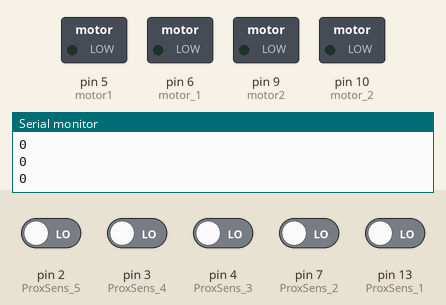
Simulated run of this sketch. Board: Arduino Uno, built with avr-gcc and run on an emulated ATmega328P. Shown: switched loads named in the sketch (green lamp = pin HIGH), the last lines printed to the serial monitor. The test bench sets the inputs (shaded band); at power-on: pin 2 (ProxSens_5), pin 3 (ProxSens_4), pin 4 (ProxSens_3), pin 7 (ProxSens_2), pin 13 (ProxSens_1) LOW.

Above: at 4.8 s.
4.9 s: pin 2 (ProxSens_5) driven HIGH and pin 3 (ProxSens_4) driven HIGH
At 8.0 s:
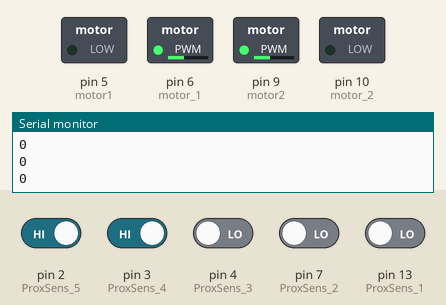
8.5 s: pin 13 (ProxSens_1) driven HIGH
At 11.8 s:
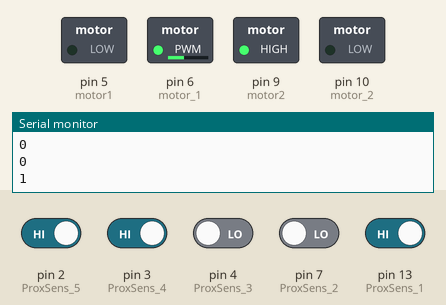
12.1 s: pin 7 (ProxSens_2) driven HIGH
At 14.6 s:
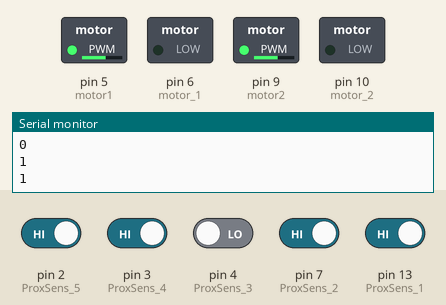
15.4 s: pin 3 (ProxSens_4) driven LOW
At 18.1 s:
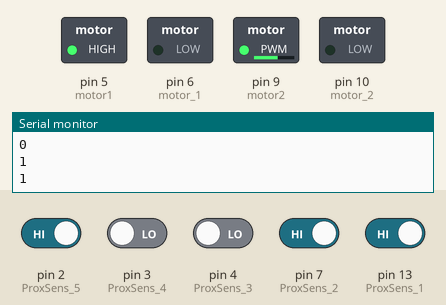
18.4 s: pin 2 (ProxSens_5) driven LOW
At 20.7 s:
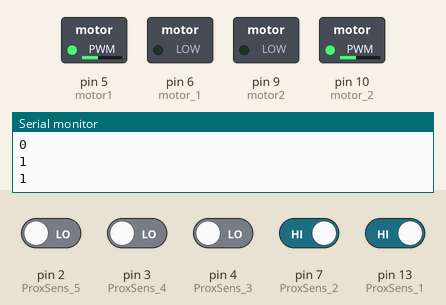
21.7 s: pin 2 (ProxSens_5) driven HIGH
At 24.8 s:
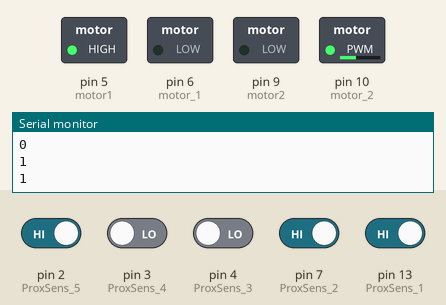
Timing chart, 0 to 26.3 s (numbered marks = the images above; inputs shaded):
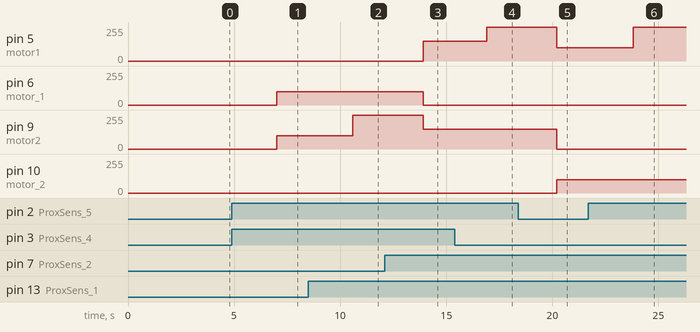

Measured:
- after the input at 4.9 s, pin 6 (motor_1), pin 9 (motor2): 0/255 → 100/255 after 2.1 s
- after the input at 8.5 s, pin 9 (motor2): 100/255 → 255/255 after 2.1 s
- after the input at 12.1 s, pin 5 (motor1): 0/255 → 150/255 after 1.8 s; pin 6 (motor_1): 100/255 → 0/255 after 1.8 s; pin 9 (motor2): 255/255 → 150/255 after 1.8 s
- after the input at 15.4 s, pin 5 (motor1): 150/255 → 255/255 after 1.5 s
- after the input at 18.4 s, pin 5 (motor1): 255/255 → 100/255 after 1.8 s; pin 9 (motor2): 150/255 → 0/255 after 1.8 s; pin 10 (motor_2): 0/255 → 100/255 after 1.8 s
- after the input at 21.7 s, pin 5 (motor1): 100/255 → 255/255 after 2.1 s

The sketch:

Mobot_track.ino
```cpp
int motor1 = 5;
int motor_1 = 6;
int motor2 = 9;
int motor_2 = 10;
int ProxSens_1 = 13;
int ProxSens_2 = 7;
int ProxSens_3 = 4;
int ProxSens_4 = 3;
int ProxSens_5 = 2;
int a = 0;
int b = 0;
int c = 0;
int d = 0;
int e = 0;

void setup()
{
  Serial.begin(9600);
  pinMode (motor1, OUTPUT);
  pinMode(motor_1, OUTPUT);
  pinMode (motor2, OUTPUT);
  pinMode(motor_2, OUTPUT);
  pinMode(ProxSens_1, INPUT);
  pinMode(ProxSens_2, INPUT);
  pinMode(ProxSens_3, INPUT);
  pinMode(ProxSens_4, INPUT);
  pinMode(ProxSens_5, INPUT);
}
void forward()
{
   analogWrite(motor2, 150);
   analogWrite(motor_2, 0);
   analogWrite(motor1, 150);
   analogWrite(motor_1, 0);
}

void stop(void)
{
   analogWrite(motor1, 0);
   analogWrite(motor_1, 0);
   analogWrite(motor2, 0);
   analogWrite(motor_2, 0);
   delay(1000);
}
void turn_Right()
{
  analogWrite(motor1, 255);
  analogWrite(motor_1, 0);
  delay(100);

}
void turn_Left()
{
  analogWrite(motor2, 255);
  analogWrite(motor_2, 0);
  delay(100);
}

void sharp_Right()
{
  analogWrite(motor1, 100);
  analogWrite(motor_1, 0);
  analogWrite(motor2, 0);
  analogWrite(motor_2, 100);
  delay(200);
}

void sharp_Left()
{
  analogWrite(motor2, 100);
  analogWrite(motor_2, 0);
  analogWrite(motor1, 0);
  analogWrite(motor_1, 100);
  delay(200);
}


void loop()
{
  a = digitalRead(ProxSens_5);
  b = digitalRead(ProxSens_4);
  c = digitalRead(ProxSens_3);
  d = digitalRead(ProxSens_2);
  e = digitalRead(ProxSens_1);

  Serial.println("Readings");
  Serial.println(a);
  Serial.println(b);
  Serial.println(c);
  Serial.println(d);
  Serial.println(e);

  delay(1000);

  if(a == 1 && b == 1 && c == 0 && d == 1 && e == 1)
  {

    forward();
   /* digitalWrite(led_1, HIGH);
    digitalWrite(led_2, LOW);
    digitalWrite(led_3, HIGH);*/
  }

  if(a == 1 && b == 1 && c == 1 && d == 0 && e == 1)
  {
    turn_Left();
   /* digitalWrite(led_1, LOW);
    digitalWrite(led_2, HIGH);
    digitalWrite(led_3, HIGH);*/
  }

  if(a == 1 && b == 0 && c == 1 && d == 1 && e == 1)
  {
    turn_Right();
   /* digitalWrite(led_1, HIGH);
    digitalWrite(led_2, HIGH);
    digitalWrite(led_3, LOW);*/
  }

  if(a == 1 && b == 1 && c == 0 && d == 0 && e == 1)
  {
    turn_Left();
  }

  if(a == 1 && b == 0 && c == 0 && d == 1 && e == 1)
  {
    turn_Right();
  }

 if(a == 1 && b == 1 && c == 1 && d == 1 && e == 0)
  {
    sharp_Left();
  }

  if(a == 0 && b == 1 && c == 1 && d == 1 && e == 1)
  {
    sharp_Right();
   /*digitalWrite(led_1, HIGH);
    digitalWrite(led_2, LOW);
    digitalWrite(led_3, LOW);*/
  }

 if(a == 1 && b == 1 && c == 1 && d == 0 && e == 0)
  {
    sharp_Left();
  }

 if(a == 0 && b == 0 && c == 1 && d == 1 && e == 1)
  {
    sharp_Right();
  }

 if(a == 1 && b == 1 && c == 0 && d == 0 && e == 0)
  {
    sharp_Left();
  }

 if(a == 0 && b == 0 && c == 0 && d == 1 && e == 1)
  {
    sharp_Right();
  }


  //If there is a junction
  if(a == 0 && b == 0 && c == 0 && d == 0 && e == 0)
  {
    stop();
  }
   if(a == 1 && b == 1 && c == 1 && d == 1 && e == 1)
  {
    forward();
    /*digitalWrite(led_1, HIGH);
    digitalWrite(led_2, HIGH);
    digitalWrite(led_3, HIGH);*/
  }
}
```
